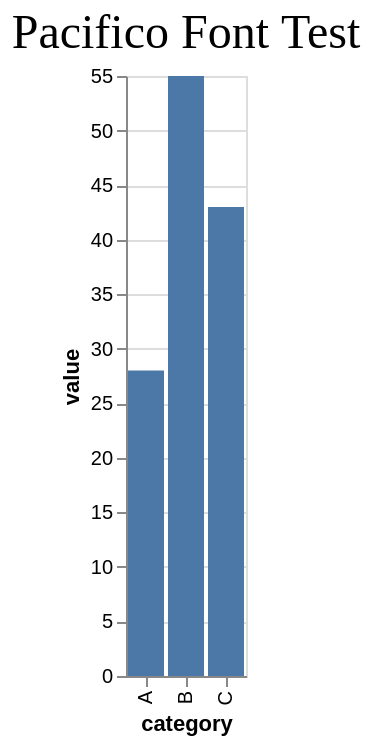

Write a Vega-Lite specification for this figure.
### Vega-Lite specification from a JSON file in a GitHub repository (floating-point values rounded to 4 significant figures)
{"$schema": "https://vega.github.io/schema/vega-lite/v5.json", "data": {"values": [{"category": "A", "value": 28}, {"category": "B", "value": 55}, {"category": "C", "value": 43}]}, "mark": "bar", "encoding": {"x": {"field": "category"}, "y": {"field": "value", "type": "quantitative"}}, "title": "Pacifico Font Test", "config": {"title": {"font": "Pacifico", "fontSize": 24, "fontWeight": 400}}}
